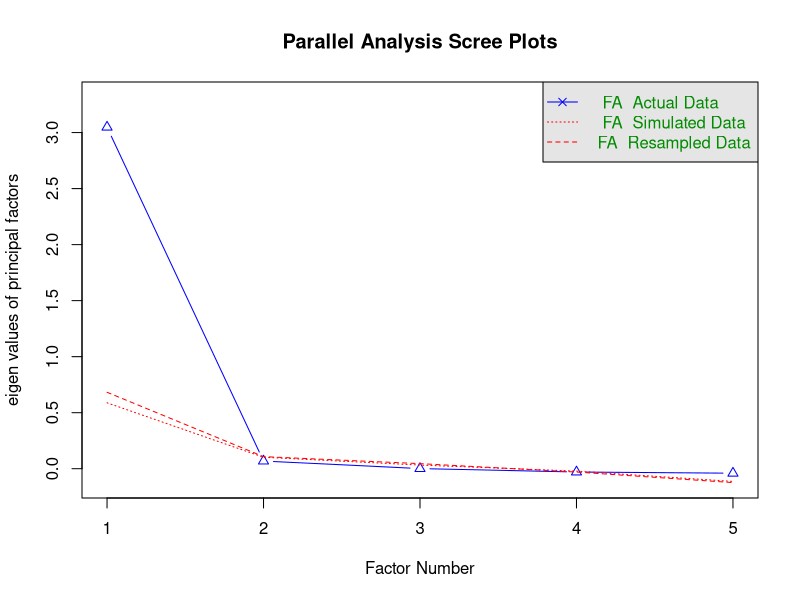
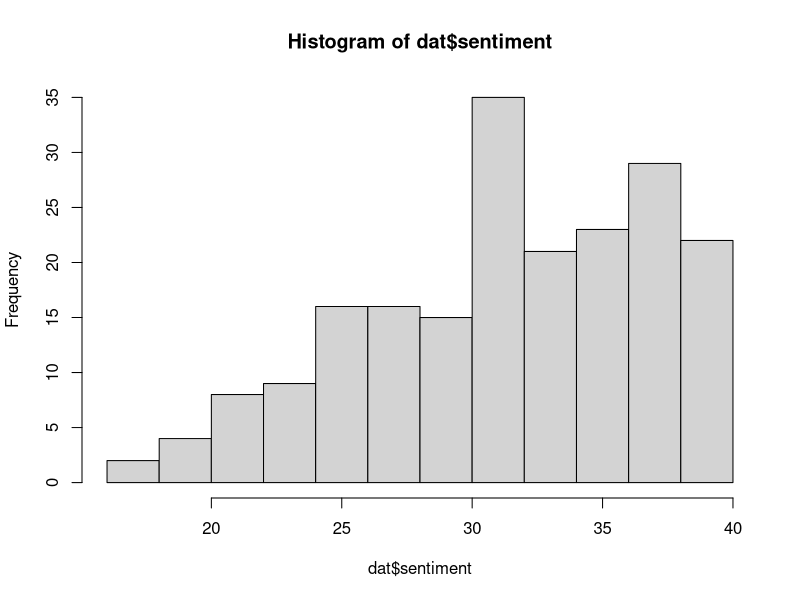

Write the R code that produced these figures, in order.
## ---- chunk 1
#### LOAD DATA ####
library(psych)
## ---- chunk 2
#### LOAD DATA ####
dat <- read.csv("measurement.csv")
## ---- chunk 3
summary(dat)
## ---- chunk 4
dat <- dat[,-1]
names(dat)
## ---- chunk 5
round(cor(dat), 2)
## ---- chunk 6
fa.parallel(dat, fm = 'minres', fa = 'fa')
## ---- chunk 7
fa(dat, nfactors = 1, fm="minres")$loadings
## ---- chunk 8
psych::alpha(dat)
## ---- chunk 9
dat$sentiment <- rowSums(data.frame(dat$friendly, dat$inviting, dat$awesome, dat$pleasant))

hist(dat$sentiment)
